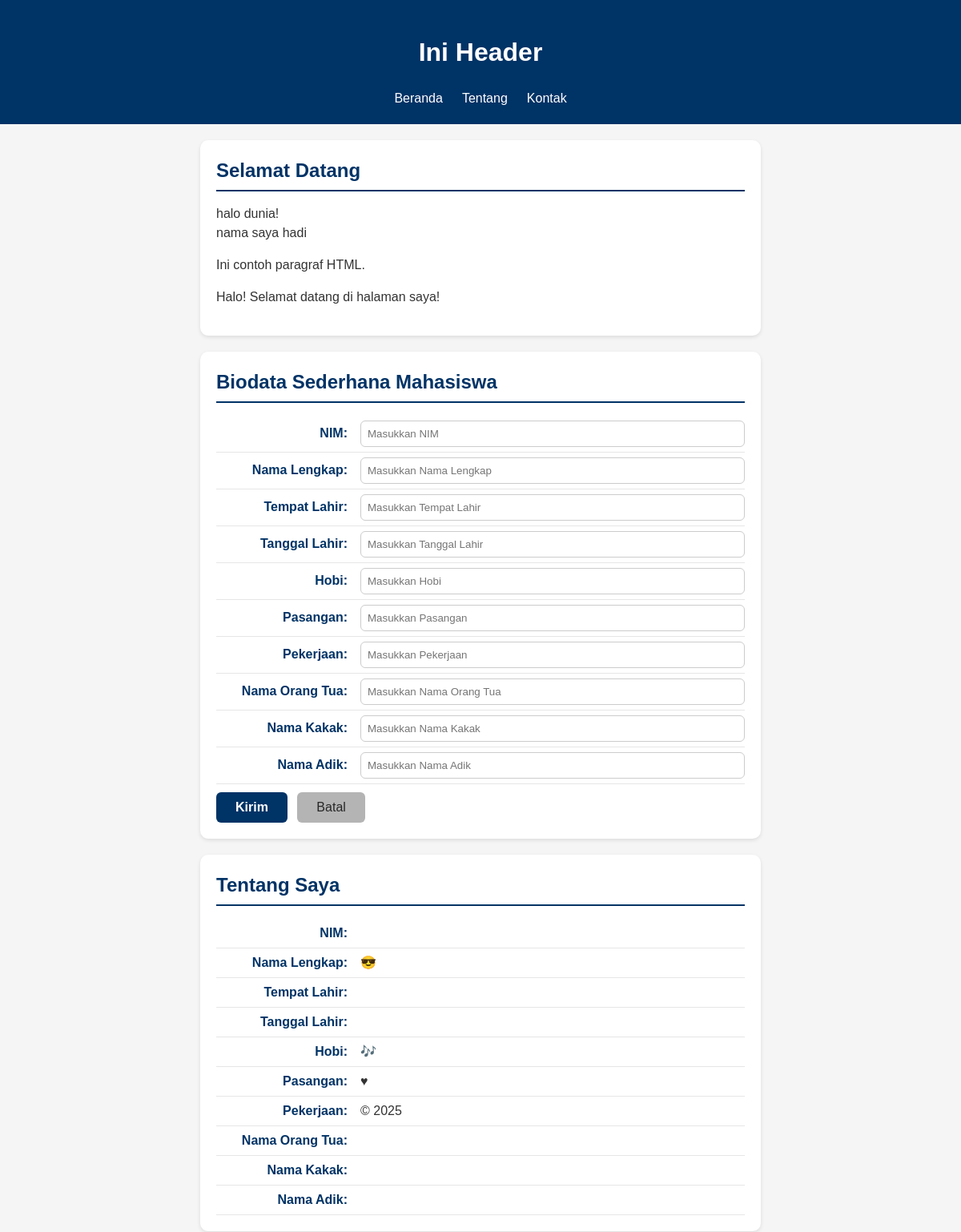
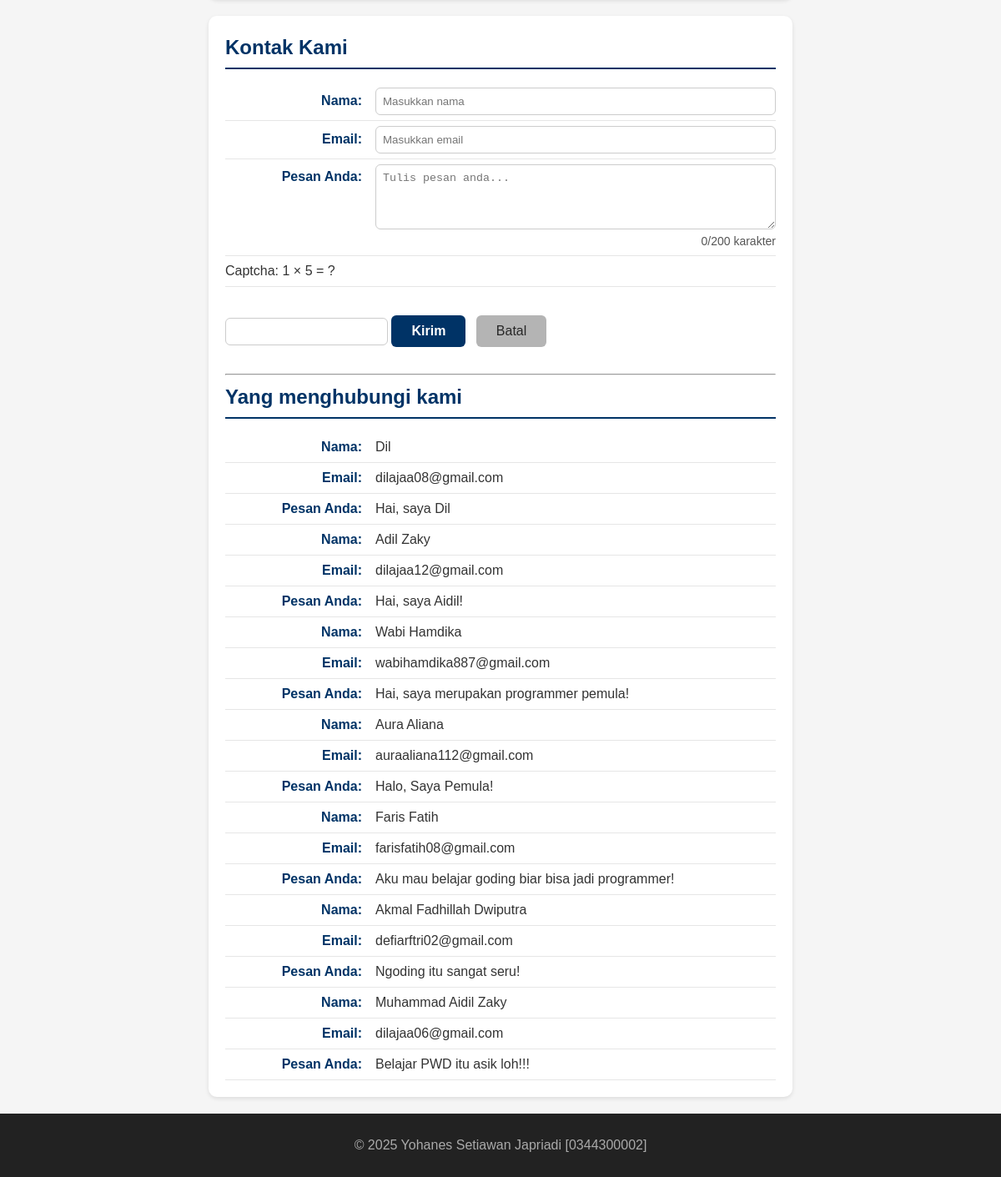
The page / on the database its author committed (2 pictures, top to bottom).
### tables this page shows
CREATE TABLE `tbl_tamu` (
  `cid` int(11) NOT NULL,
  `cnama` varchar(100) DEFAULT NULL,
  `cemail` varchar(100) DEFAULT NULL,
  `cpesan` text,
  `dcreated_at` datetime NOT NULL DEFAULT CURRENT_TIMESTAMP
);

### fungsi.php (the view, shortened to what this page needs)
<?php
function bersihkan($str)
{
  return htmlspecialchars(trim($str));
}
function tampilkanBiodata($conf, $arr)
{
  $html = "";
  foreach ($conf as $k => $v) {
    $label = $v["label"];
    $nilai = bersihkan($arr[$k] ?? '');
    $suffix = $v["suffix"];
    $html .= "<p><strong>{$label}</strong> {$nilai}{$suffix}</p>";
  }
  return $html;
}

### index.php (shortened to what this page needs)
<?php
require_once __DIR__ . '/fungsi.php';
?>
<!DOCTYPE html>
<html lang="en">
<head>
  <link rel="stylesheet" href="style.css">
</head>
<body>
  <header>
    <h1>Ini Header</h1>
    <nav>
      <ul>
        <li><a href="#home">Beranda</a></li>
        <li><a href="#about">Tentang</a></li>
        <li><a href="#contact">Kontak</a></li>
      </ul>
    </nav>
  </header>
  <main>
    <section id="home">
      <h2>Selamat Datang</h2>
      <?php
      echo "halo dunia!<br>";
      echo "nama saya hadi";
      ?>
      <p>Ini contoh paragraf HTML.</p>
    </section>
    <section id="biodata">
      <h2>Biodata Sederhana Mahasiswa</h2>
      <form action="proses.php" method="POST">
        <label for="txtNim"><span>NIM:</span>
          <input type="text" id="txtNim" name="txtNim" placeholder="Masukkan NIM" required>
        </label>
        <label for="txtNmLengkap"><span>Nama Lengkap:</span>
          <input type="text" id="txtNmLengkap" name="txtNmLengkap" placeholder="Masukkan Nama Lengkap" required>
        </label>
        <label for="txtT4Lhr"><span>Tempat Lahir:</span>
          <input type="text" id="txtT4Lhr" name="txtT4Lhr" placeholder="Masukkan Tempat Lahir" required>
        </label>
        <label for="txtTglLhr"><span>Tanggal Lahir:</span>
          <input type="text" id="txtTglLhr" name="txtTglLhr" placeholder="Masukkan Tanggal Lahir" required>
        </label>
        <label for="txtHobi"><span>Hobi:</span>
          <input type="text" id="txtHobi" name="txtHobi" placeholder="Masukkan Hobi" required>
        </label>
        <label for="txtPasangan"><span>Pasangan:</span>
          <input type="text" id="txtPasangan" name="txtPasangan" placeholder="Masukkan Pasangan" required>
        </label>
        <label for="txtKerja"><span>Pekerjaan:</span>
          <input type="text" id="txtKerja" name="txtKerja" placeholder="Masukkan Pekerjaan" required>
        </label>
        <label for="txtNmOrtu"><span>Nama Orang Tua:</span>
          <input type="text" id="txtNmOrtu" name="txtNmOrtu" placeholder="Masukkan Nama Orang Tua" required>
        </label>
        <label for="txtNmKakak"><span>Nama Kakak:</span>
          <input type="text" id="txtNmKakak" name="txtNmKakak" placeholder="Masukkan Nama Kakak" required>
        </label>
        <label for="txtNmAdik"><span>Nama Adik:</span>
          <input type="text" id="txtNmAdik" name="txtNmAdik" placeholder="Masukkan Nama Adik" required>
        </label>
        <button type="submit">Kirim</button>
        <button type="reset">Batal</button>
      </form>
    </section>
    <?php
    $biodata = $_SESSION["biodata"] ?? [];
    $fieldConfig = [
      "nim" => ["label" => "NIM:", "suffix" => ""],
      "nama" => ["label" => "Nama Lengkap:", "suffix" => " &#128526;"],
      "tempat" => ["label" => "Tempat Lahir:", "suffix" => ""],
      "tanggal" => ["label" => "Tanggal Lahir:", "suffix" => ""],
      "hobi" => ["label" => "Hobi:", "suffix" => " &#127926;"],
      "pasangan" => ["label" => "Pasangan:", "suffix" => " &hearts;"],
      "pekerjaan" => ["label" => "Pekerjaan:", "suffix" => " &copy; 2025"],
      "ortu" => ["label" => "Nama Orang Tua:", "suffix" => ""],
      "kakak" => ["label" => "Nama Kakak:", "suffix" => ""],
      "adik" => ["label" => "Nama Adik:", "suffix" => ""],
    ];
    ?>
    <section id="about">
      <h2>Tentang Saya</h2>
      <?= tampilkanBiodata($fieldConfig, $biodata) ?>
      </section>
      <?php
      $old          = $_SESSION['old']          ?? [];
      ?>
      <?php
      $angka1 = rand(1, 9);
      $angka2 = rand(1, 9);
      ?>
      <section id="contact">
      <h2>Kontak Kami</h2>
      <form action="proses.php" method="POST">
        <label for="txtNama"><span>Nama:</span>
        <input type="text" id="txtNama" name="txtNama" placeholder="Masukkan nama"
        required autocomplete="name"
        value="<?= isset($old['nama']) ? htmlspecialchars($old['nama']) : '' ?>">
        </label>
        <label for="txtEmail"><span>Email:</span>
        <input type="email" id="txtEmail" name="txtEmail" placeholder="Masukkan email"
        required autocomplete="email"
        value="<?= isset($old['email']) ? htmlspecialchars($old['email']) : '' ?>">
        </label>
        <label for="txtPesan"><span>Pesan Anda:</span>
        <textarea id="txtPesan" name="txtPesan" rows="4" placeholder="Tulis pesan anda..."
        required><?= isset($old['pesan']) ? htmlspecialchars($old['pesan']) : '' ?></textarea>
        <small id="charCount">0/200 karakter</small>
        </label>
        <label>Captcha: <?= $angka1 ?> × <?= $angka2 ?> = ?</label><br>
        <input type="number" name="txtCaptcha" required>
        <button type="submit">Kirim</button>
        <button type="reset">Batal</button>
      </form>
      <br>
      <hr>
      <h2>Yang menghubungi kami</h2>
      <?php include 'read_inc.php'; ?>
    </section>
  </main>
  <footer>
    <p>&copy; 2025 Yohanes Setiawan Japriadi [0344300002]</p>
  </footer>
</body>
</html>

### read_inc.php
<?php
require 'koneksi.php';
$fieldContact = [
    "nama"  => ["label" => "Nama:", "suffix" => ""],
    "email" => ["label" => "Email:", "suffix" => ""],
    "pesan" => ["label" => "Pesan Anda:", "suffix" => ""]
];
$sql = "SELECT * FROM tbl_tamu ORDER BY cid DESC";
$q   = mysqli_query($conn, $sql);
if (!$q) {
    echo "<p>Gagal membaca data tamu : " . htmlspecialchars(mysqli_error($conn)) . "</p>";
} elseif (mysqli_num_rows($q) === 0) {
    echo "<p>Belum ada data tamu yang tersimpan.</p>";
} else {
    while ($row = mysqli_fetch_assoc($q)) {
        $arrContact = [
            "nama"  => $row["cnama"] ?? "",
            "email" => $row["cemail"] ?? "",
            "pesan" => $row["cpesan"] ?? ""
        ];
        echo tampilkanBiodata($fieldContact, $arrContact);
    }
}
?>

### style.css (style rules this page uses)
* { box-sizing: border-box; }
body { margin: 0; font-family: Arial, sans-serif; background: #f5f5f5; color: #333; line-height: 1.5; }
header { background: #003366; color: #fff; padding: 20px; text-align: center; }
header ul { display: flex; justify-content: center; list-style: none; padding: 0; margin: 10px 0 0; }
header li a { color: #fff; text-decoration: none; padding: 6px 12px; }
#home, #about, #contact, #biodata { background-color: #ffffff; border-radius: 10px; padding: 20px; max-width: 700px; margin: 20px auto; box-shadow: 0 2px 5px rgba(0, 0, 0, 0.1); }
#home h2, #about h2, #contact h2, #biodata h2 { color: #003366; border-bottom: 2px solid #003366; padding-bottom: 6px; margin-top: 0; margin-bottom: 16px; }
#home p { text-align: justify; }
#about p, #contact p, #contact label, #biodata label { display: flex; justify-content: flex-start; align-items: baseline; margin: 0; padding: 6px 0; border-bottom: 1px solid #e6e6e6; }
#about strong, #contact strong, #contact label>span, #biodata label>span { min-width: 180px; color: #003366; font-weight: 600; text-align: right; padding-right: 16px; flex-shrink: 0; }
#contact input, #contact textarea, #biodata input { flex: 1; border: 1px solid #ccc; border-radius: 6px; padding: 8px; color: #000; font-weight: normal; margin: 0; box-sizing: border-box; }
#contact button, #biodata button { margin-top: 10px; display: inline-block; padding: 10px 24px; font-size: 16px; border-radius: 6px; cursor: pointer; border: none; transition: all 0.3s ease; margin-right: 8px; }
#contact button[type="submit"], #biodata button[type="submit"] { background-color: #003366; color: #fff; font-weight: 600; }
#contact button[type="reset"], #biodata button[type="reset"] { background-color: #b4b4b4; color: #272727; font-weight: 500; }
footer { background: #222; color: #aaa; text-align: center; padding: 10px; }

### rows shown on the page
tbl_tamu: label "Nama:", cnama "Dil", label "Email:", cemail "dilajaa08@gmail.com", label "Pesan Anda:", cpesan "Hai, saya Dil"
tbl_tamu: label "Nama:", cnama "Adil Zaky", label "Email:", cemail "dilajaa12@gmail.com", label "Pesan Anda:", cpesan "Hai, saya Aidil!"
tbl_tamu: label "Nama:", cnama "Wabi Hamdika", label "Email:", cemail "wabihamdika887@gmail.com", label "Pesan Anda:", cpesan "Hai, saya merupakan programmer pemula!"
tbl_tamu: label "Nama:", cnama "Aura Aliana", label "Email:", cemail "auraaliana112@gmail.com", label "Pesan Anda:", cpesan "Halo, Saya Pemula!"
tbl_tamu: label "Nama:", cnama "Faris Fatih", label "Email:", cemail "farisfatih08@gmail.com", label "Pesan Anda:", cpesan "Aku mau belajar goding biar bisa jadi programmer!"
tbl_tamu: label "Nama:", cnama "Akmal Fadhillah Dwiputra", label "Email:", cemail "defiarftri02@gmail.com", label "Pesan Anda:", cpesan "Ngoding itu sangat seru!"
tbl_tamu: label "Nama:", cnama "Muhammad Aidil Zaky", label "Email:", cemail "dilajaa06@gmail.com", label "Pesan Anda:", cpesan "Belajar PWD itu asik loh!!!"

### other values the page prints
$label "NIM:"
$label "Nama Lengkap:"
$suffix "😎"
$label "Tempat Lahir:"
$label "Tanggal Lahir:"
$label "Hobi:"
$suffix "🎶"
$label "Pasangan:"
$suffix "♥"
$label "Pekerjaan:"
$suffix "© 2025"
$label "Nama Orang Tua:"
$label "Nama Kakak:"
$label "Nama Adik:"
